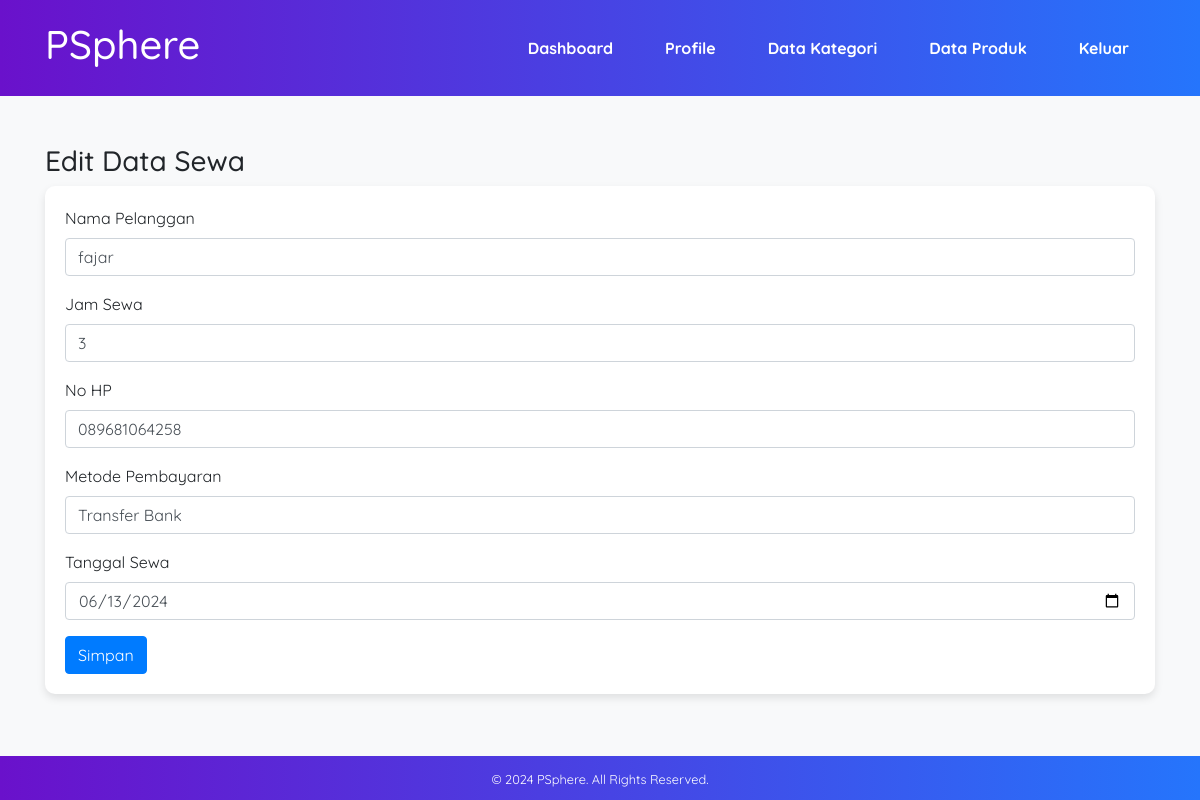
/edit-sewa.php?id=1 (signed in), run on the app's committed database.
### tables this page shows
CREATE TABLE `tb_sewa` (
  `sewa_id` int(11) NOT NULL,
  `product_id` int(11) NOT NULL,
  `nama` varchar(255) NOT NULL,
  `jam_sewa` int(11) NOT NULL,
  `no_hp` varchar(20) NOT NULL,
  `metode_pembayaran` varchar(50) NOT NULL,
  `tanggal_sewa` date NOT NULL,
  `total_harga` decimal(10,2) NOT NULL,
  `status` enum('diterima','tidak diterima') DEFAULT NULL
);

### edit-sewa.php (the view, shortened to what this page needs)
<?php
include 'db.php';
$sewa_id = $_GET['id'];
$sewa_query = mysqli_query($conn, "SELECT * FROM tb_sewa WHERE sewa_id = '$sewa_id' ");
$s = mysqli_fetch_assoc($sewa_query);
?>
<!DOCTYPE html>
<html>
<head>
    <link href="https://maxcdn.bootstrapcdn.com/bootstrap/4.5.2/css/bootstrap.min.css" rel="stylesheet">
    <link href="https://cdn.jsdelivr.net/npm/bootstrap-icons/font/bootstrap-icons.css" rel="stylesheet">
    <link rel="stylesheet" type="text/css" href="css/style.css">
</head>
<body>
    <header class="header">
        <div class="container d-flex justify-content-between align-items-center">
            <h1><a href="dashboard.php">PSphere</a></h1>
            <ul class="nav">
                <li class="nav-item"><a href="dashboard.php" class="nav-link">Dashboard</a></li>
                <li class="nav-item"><a href="profil.php" class="nav-link">Profile</a></li>
                <li class="nav-item"><a href="data-kategori.php" class="nav-link">Data Kategori</a></li>
                <li class="nav-item"><a href="data-produk.php" class="nav-link">Data Produk</a></li>
                <li class="nav-item"><a href="keluar.php" class="nav-link">Keluar</a></li>
            </ul>
        </div>
    </header>
    <div class="section my-5">
        <div class="container">
            <h3>Edit Data Sewa</h3>
            <div class="box">
                <form action="" method="POST">
                    <div class="form-group">
                        <label for="nama">Nama Pelanggan</label>
                        <input type="text" name="nama" class="form-control" value="<?php echo $s['nama'] ?>" required>
                    </div>
                    <div class="form-group">
                        <label for="jam_sewa">Jam Sewa</label>
                        <input type="text" name="jam_sewa" class="form-control" value="<?php echo $s['jam_sewa'] ?>" required>
                    </div>
                    <div class="form-group">
                        <label for="no_hp">No HP</label>
                        <input type="text" name="no_hp" class="form-control" value="<?php echo $s['no_hp'] ?>" required>
                    </div>
                    <div class="form-group">
                        <label for="metode_pembayaran">Metode Pembayaran</label>
                        <input type="text" name="metode_pembayaran" class="form-control" value="<?php echo $s['metode_pembayaran'] ?>" required>
                    </div>
                    <div class="form-group">
                        <label for="tanggal_sewa">Tanggal Sewa</label>
                        <input type="date" name="tanggal_sewa" class="form-control" value="<?php echo $s['tanggal_sewa'] ?>" required>
                    </div>
                    <button type="submit" name="submit" class="btn btn-primary">Simpan</button>
                </form>
            </div>
        </div>
    </div>
    <footer class="footer">
        <div class="container">
            <small>&copy; 2024 PSphere. All Rights Reserved.</small>
        </div>
    </footer>
</body>
</html>

### css/style.css (style rules this page uses)
body { font-family: 'Quicksand', sans-serif; background-color: #f8f9fa; margin: 0; padding: 0; min-height: 100vh; display: flex; flex-direction: column; }
.header { background: linear-gradient(to right, #6a11cb, #2575fc); color: white; padding: 20px 0; }
.header h1 a { color: white; text-decoration: none; }
.header ul { list-style: none; padding: 0; }
.header ul li { display: inline; margin: 0 10px; }
.header ul li a { color: white; text-decoration: none; font-weight: bold; }
.section { flex: 1; }
.box { background: white; padding: 20px; border-radius: 10px; box-shadow: 0 4px 8px rgba(0, 0, 0, 0.1); }
.footer { background: linear-gradient(to right, #6a11cb, #2575fc); color: white; padding: 10px 0; text-align: center; }

### data on the page
tb_sewa: nama "fajar", jam_sewa "3", no_hp "089681064258", metode_pembayaran "Transfer Bank", tanggal_sewa "06/13/2024"
